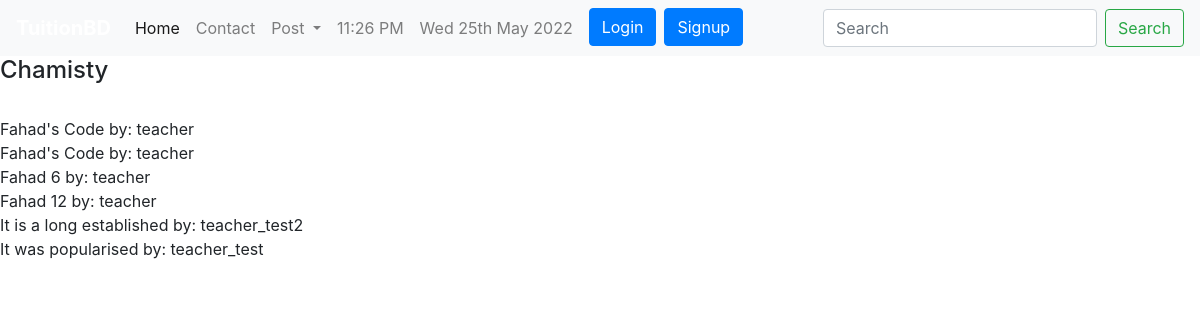
The page /tuition/subjects/ on the database its author committed.
### tuition/models.py (models this page shows, shortened)
class Subject(models.Model):
    name = models.CharField(max_length=100)

class Post(models.Model):
    user = models.ForeignKey(User, on_delete=models.CASCADE, blank=True, null=True)
    id = models.AutoField(primary_key=True)
    title = models.CharField(max_length=50)
    slug = models.CharField(max_length=100, default=title)
    email = models.EmailField()
    salary = models.FloatField()
    details = models.TextField()
    available = models.BooleanField()
    CATEGORY = (
        ('Teacher','Teacher'),
        ('Student', 'Student'),
    )
    category = models.CharField(max_length=100, choices=CATEGORY)
    created_at = models.DateTimeField(default=now)
    image = models.ImageField(default='default.jpg', upload_to='tuition/images')
    MEDIUM = (
        ('bangla','bangla'),
        ('English','English'),
        ('Urdu','Urdu'),
        ('Hindi','Hindi'),
        ('Arabic','Arabic'),
    )
    medium = MultiSelectField(max_length=100, max_choices=5, choices=MEDIUM, default='bangla')
    subject = models.ManyToManyField(Subject, related_name='subject_set')
    class_in = models.ManyToManyField(Class_in, related_name='class_set')
    district=models.CharField(max_length=100, null=True, blank=True)
    likes = models.ManyToManyField(User, related_name='post_likes')
    views = models.ManyToManyField(User, related_name='post_views')
    objects=models.Manager()
    items = PostManager()

### tuition/views.py (the view)
# urls.py: path('subjects/', subview, name='subjects'),
def subview(request):
    sub = Subject.objects.get(name="Chamisty")
    post = sub.subject_set.all()
    return render(request, 'tuition/subjectview.html', {'sub':sub,'post':post})

### templates/tuition/subjectview.html
{% extends 'basic.html' %}
{% block body %}
<h4>{{sub.name}}</h4>
<br>
{% for p in sub.subject_set.all %}
{{p.title}} by:
{{p.user.username}}<br>
{% endfor %}
{% endblock %}

### rows shown on the page
Subject: name "Chamisty"
Post: title "Fahad's Code", user.username "teacher"
Post: title "Fahad's Code", user.username "teacher"
Post: title "Fahad 6", user.username "teacher"
Post: title "Fahad 12", user.username "teacher"
Post: title "It is a long established", user.username "teacher_test2"
Post: title "It was popularised", user.username "teacher_test"
